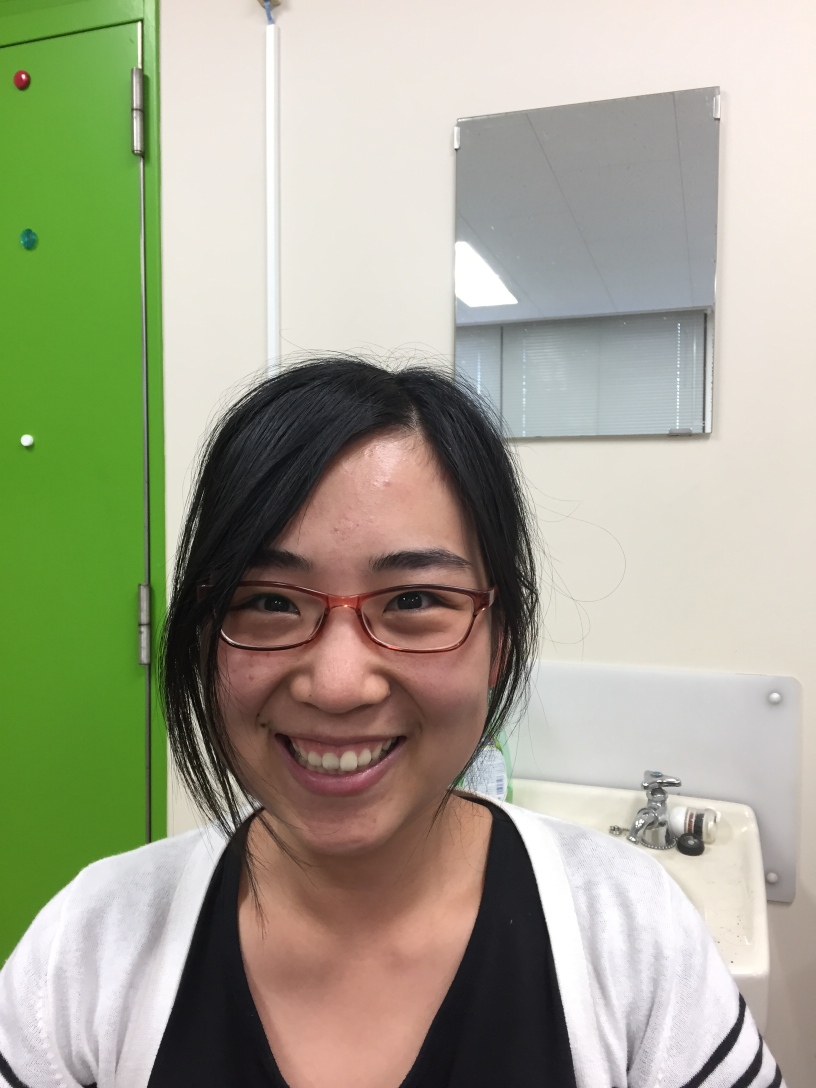
#> input picture test/files/dong_s.JPG, 2448 x 3264 px, given in place of pan_s.JPG, which was not available (shown at 1/3 size)
$ python main.py
#> lines starting #> are read from the running program, lines starting #| are printed output that depends on the picture; pictures that were not available may be replaced by others from this repository, and a replacement may not be noted
### evaluate.py
# -- coding: utf-8 --

import os
import numpy as np
import tensorflow as tf
import load_data
import model

import cv2

from PIL import Image
import matplotlib.pyplot as plt

IMG_W = 208
IMG_H = 208

def get_image(filelist):
    # random choose one image from file_list
    ind = np.random.randint(0, len(filelist))
    img_dir = filelist[ind]

    iii = cv2.imread(img_dir)
#> iii is the input picture: shape (3264, 2448, 3); mean B, G, R 143.9, 165.2, 164.3

    image = Image.open(img_dir)
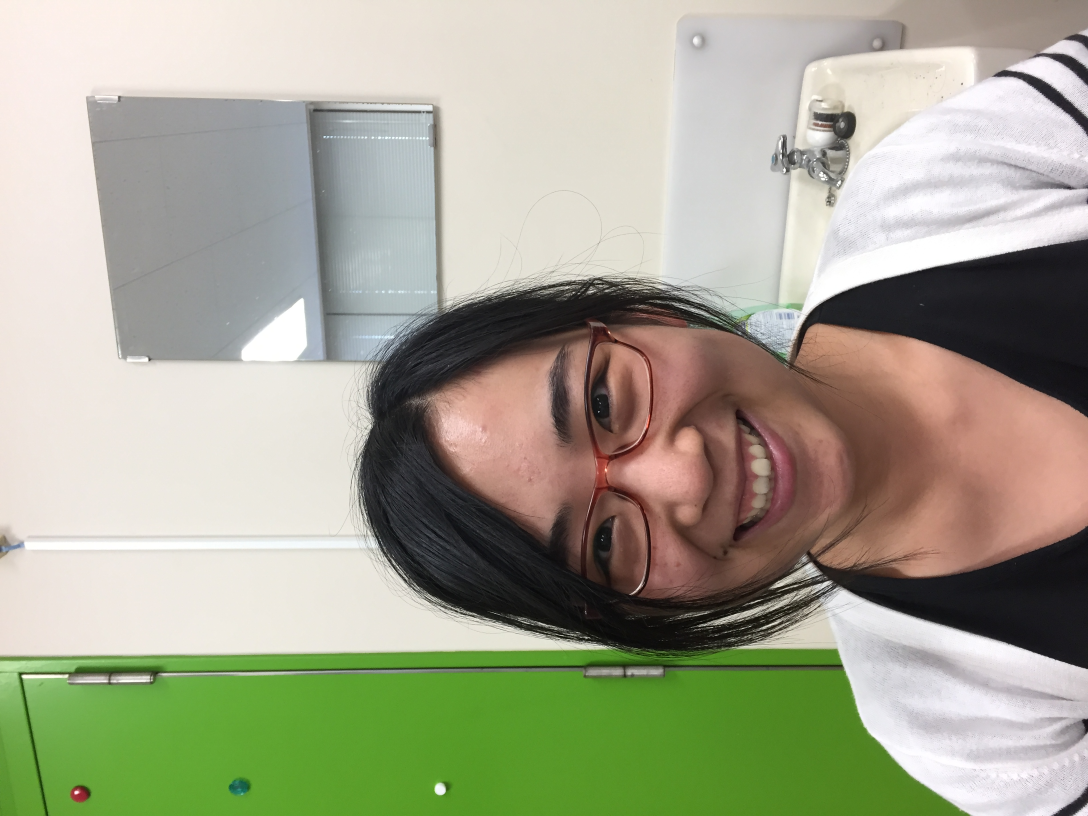
#> image: PIL image 3264x2448 RGB (shown at 1/3 size); mean R, G, B 164.3, 165.2, 143.9
    image = np.array(image)

    return iii

def evaluate_image(image_array):
    image_array = cv2.resize(image_array,(IMG_W,IMG_H))
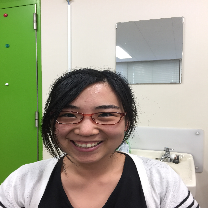
#> image_array: shape (208, 208, 3); mean of channels 0, 1, 2 143.8, 165, 164.2; drawn as B, G, R

#> (the run stopped early here; a loop or call above may not have finished)

$ run again, on test/files/file2823.jpg
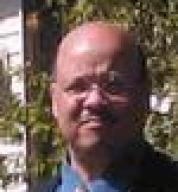
#> input picture test/files/file2823.jpg, 178 x 192 px, given in place of pan_s.JPG, which was not available
#> in get_image, iii is the input picture: shape (192, 178, 3); mean B, G, R 81.4, 89.6, 107.3
#> in evaluate_image, `image_array = cv2.resize(image_array,(IMG_W,IMG_H))`:
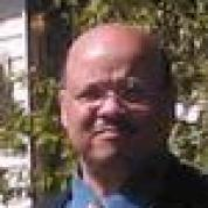
#> image_array: shape (208, 208, 3); mean of channels 0, 1, 2 81.3, 89.5, 107.2; drawn as B, G, R

$ run again, on test/files/file2824.jpg
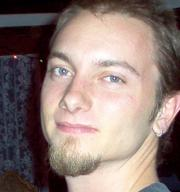
#> input picture test/files/file2824.jpg, 180 x 192 px, given in place of pan_s.JPG, which was not available
#> in get_image, iii is the input picture: shape (192, 180, 3); mean B, G, R 118, 124, 142.5
#> in evaluate_image, `image_array = cv2.resize(image_array,(IMG_W,IMG_H))`:
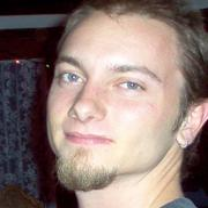
#> image_array: shape (208, 208, 3); mean of channels 0, 1, 2 117.9, 123.9, 142.4; drawn as B, G, R
